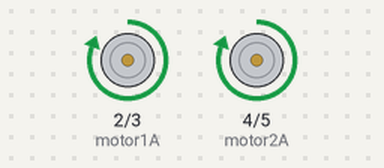
The sketch below on a simulated Arduino Uno, built with avr-gcc and run on an emulated ATmega328P. Parts: motor-driver pin pairs drawn as motors (green arrow = first pin HIGH = forward, orange = second pin HIGH = backward, longer = more drive).

Above: at 1.0 s.
At 3.0 s:
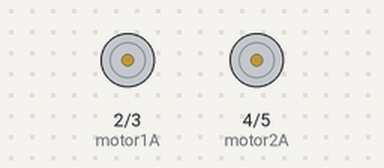
Timing chart, 0 to 5.2 s (numbered marks = the images above):
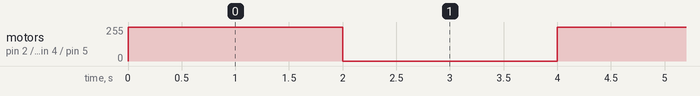

Measured:
- by itself, motor on pin 2 (motor1A) / pin 3 (motor1B), motor on pin 4 (motor2A) / pin 5 (motor2B): alternates forward 255/255 for 2.0 s and stopped for 2.0 s

The sketch:

robot_control.ino
```cpp
int motor1A = 2;
int motor1B = 3;
int motor2A = 4;
int motor2B = 5;

void setup() {
  pinMode(motor1A, OUTPUT);
  pinMode(motor1B, OUTPUT);
  pinMode(motor2A, OUTPUT);
  pinMode(motor2B, OUTPUT);
}

void loop() {
  // Move forward
  digitalWrite(motor1A, HIGH);
  digitalWrite(motor1B, LOW);
  digitalWrite(motor2A, HIGH);
  digitalWrite(motor2B, LOW);

  delay(2000);

  // Stop
  digitalWrite(motor1A, LOW);
  digitalWrite(motor1B, LOW);
  digitalWrite(motor2A, LOW);
  digitalWrite(motor2B, LOW);

  delay(2000);
}
```
